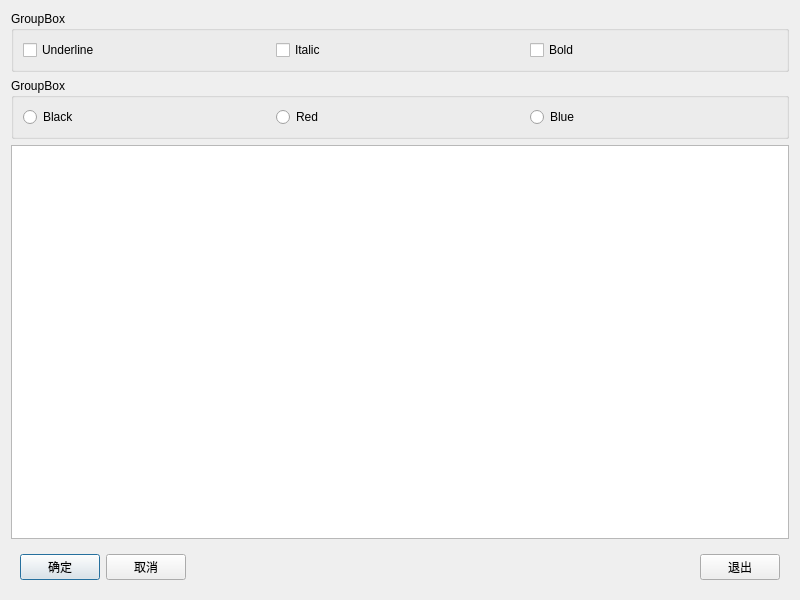
<?xml version="1.0" encoding="UTF-8"?>
<ui version="4.0">
 <class>Dialog</class>
 <widget class="QDialog" name="Dialog">
  <property name="geometry">
   <rect>
    <x>0</x>
    <y>0</y>
    <width>800</width>
    <height>600</height>
   </rect>
  </property>
  <property name="windowTitle">
   <string>Dialog</string>
  </property>
  <layout class="QVBoxLayout" name="verticalLayout">
   <item>
    <widget class="QGroupBox" name="groupBox">
     <property name="title">
      <string>GroupBox</string>
     </property>
     <layout class="QHBoxLayout" name="horizontalLayout_2">
      <item>
       <widget class="QCheckBox" name="checkBox">
        <property name="text">
         <string>Underline</string>
        </property>
       </widget>
      </item>
      <item>
       <widget class="QCheckBox" name="checkBox_2">
        <property name="text">
         <string>Italic</string>
        </property>
       </widget>
      </item>
      <item>
       <widget class="QCheckBox" name="checkBox_3">
        <property name="text">
         <string>Bold</string>
        </property>
       </widget>
      </item>
     </layout>
    </widget>
   </item>
   <item>
    <widget class="QGroupBox" name="groupBox_2">
     <property name="title">
      <string>GroupBox</string>
     </property>
     <layout class="QHBoxLayout" name="horizontalLayout">
      <item>
       <widget class="QRadioButton" name="radioButton">
        <property name="text">
         <string>Black</string>
        </property>
       </widget>
      </item>
      <item>
       <widget class="QRadioButton" name="radioButton_2">
        <property name="text">
         <string>Red</string>
        </property>
       </widget>
      </item>
      <item>
       <widget class="QRadioButton" name="radioButton_3">
        <property name="text">
         <string>Blue</string>
        </property>
       </widget>
      </item>
     </layout>
    </widget>
   </item>
   <item>
    <widget class="QPlainTextEdit" name="plainTextEdit"/>
   </item>
   <item>
    <widget class="QWidget" name="widget" native="true">
     <layout class="QHBoxLayout" name="horizontalLayout_3">
      <item>
       <widget class="QPushButton" name="pushButton">
        <property name="text">
         <string>确定</string>
        </property>
       </widget>
      </item>
      <item>
       <widget class="QPushButton" name="pushButton_2">
        <property name="text">
         <string>取消</string>
        </property>
       </widget>
      </item>
      <item>
       <spacer name="horizontalSpacer">
        <property name="orientation">
         <enum>Qt::Horizontal</enum>
        </property>
        <property name="sizeHint" stdset="0">
         <size>
          <width>40</width>
          <height>20</height>
         </size>
        </property>
       </spacer>
      </item>
      <item>
       <widget class="QPushButton" name="pushButton_3">
        <property name="text">
         <string>退出</string>
        </property>
       </widget>
      </item>
     </layout>
    </widget>
   </item>
  </layout>
 </widget>
 <resources/>
 <connections/>
</ui>
